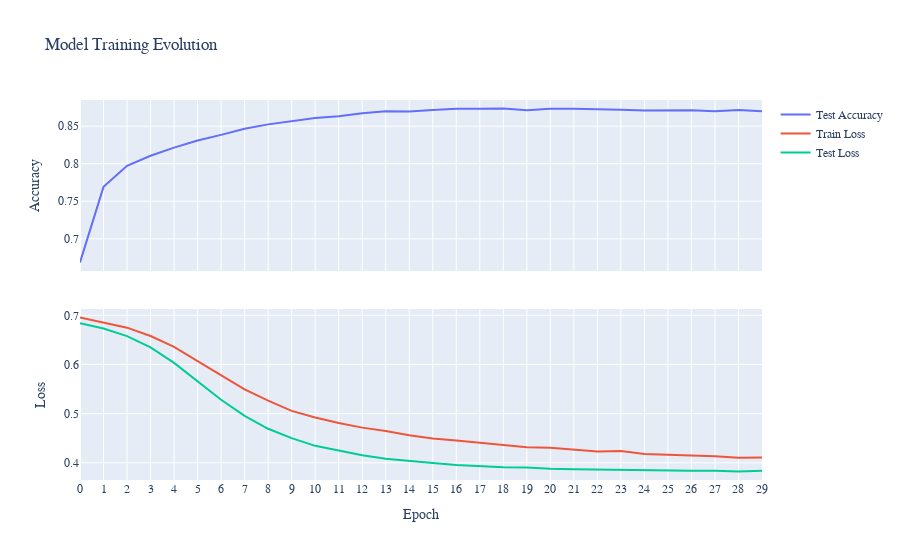

The notebook cell saved with this chart:
### Code cell
data = [
#    go.Scatter(x=x, y=history["acc"], name="Train Accuracy", marker=dict(size=5), yaxis='y2'),
    go.Scatter(x=x, y=history["val_accuracy"], name="Test Accuracy", marker=dict(size=5), yaxis='y2'),
    go.Scatter(x=x, y=history["loss"], name="Train Loss", marker=dict(size=5)),
    go.Scatter(x=x, y=history["val_loss"], name="Test Loss", marker=dict(size=5))
]
layout = go.Layout(
    title="Model Training Evolution", font=dict(family='Palatino'), xaxis=dict(title='Epoch', dtick=1),
    yaxis1=dict(title="Loss", domain=[0, 0.45]), yaxis2=dict(title="Accuracy", domain=[0.55, 1]),
)
py.iplot(go.Figure(data=data, layout=layout), show_link=False)

### Figure 1 — Plotly figure (JSON) as saved in the notebook; plotly's stock layout.template omitted (floating-point values rounded to 4 significant figures)
{"data": [{"marker": {"size": 5}, "name": "Test Accuracy", "type": "scatter", "x": [0, 1, 2, 3, 4, 5, 6, 7, 8, 9, 10, 11, 12, 13, 14, 15, 16, 17, 18, 19, 20, 21, 22, 23, 24, 25, 26, 27, 28, 29], "y": [0.6685, 0.7692, 0.7971, 0.8106, 0.8215, 0.8308, 0.8384, 0.8464, 0.8524, 0.8567, 0.8608, 0.8632, 0.8671, 0.8699, 0.8696, 0.8717, 0.8733, 0.873, 0.8735, 0.8713, 0.8731, 0.873, 0.8729, 0.872, 0.871, 0.8713, 0.8711, 0.8698, 0.8717, 0.8697], "yaxis": "y2"}, {"marker": {"size": 5}, "name": "Train Loss", "type": "scatter", "x": [0, 1, 2, 3, 4, 5, 6, 7, 8, 9, 10, 11, 12, 13, 14, 15, 16, 17, 18, 19, 20, 21, 22, 23, 24, 25, 26, 27, 28, 29], "y": [0.6955, 0.6853, 0.6748, 0.658, 0.6359, 0.607, 0.5789, 0.5491, 0.5264, 0.5055, 0.492, 0.4809, 0.4716, 0.4648, 0.456, 0.4495, 0.4452, 0.4406, 0.4369, 0.4314, 0.4308, 0.4266, 0.4231, 0.4241, 0.4177, 0.4166, 0.4153, 0.4131, 0.4103, 0.4108]}, {"marker": {"size": 5}, "name": "Test Loss", "type": "scatter", "x": [0, 1, 2, 3, 4, 5, 6, 7, 8, 9, 10, 11, 12, 13, 14, 15, 16, 17, 18, 19, 20, 21, 22, 23, 24, 25, 26, 27, 28, 29], "y": [0.684, 0.673, 0.6576, 0.6349, 0.6033, 0.5657, 0.5282, 0.4955, 0.4692, 0.4502, 0.4345, 0.4251, 0.4152, 0.4082, 0.4047, 0.3999, 0.3956, 0.3932, 0.3908, 0.3906, 0.3878, 0.3869, 0.3859, 0.3855, 0.3846, 0.3839, 0.3837, 0.3837, 0.3824, 0.3838]}], "layout": {"font": {"family": "Palatino"}, "title": {"text": "Model Training Evolution"}, "xaxis": {"dtick": 1, "title": {"text": "Epoch"}}, "yaxis": {"domain": [0, 0.45], "title": {"text": "Loss"}}, "yaxis2": {"domain": [0.55, 1], "title": {"text": "Accuracy"}}}}
